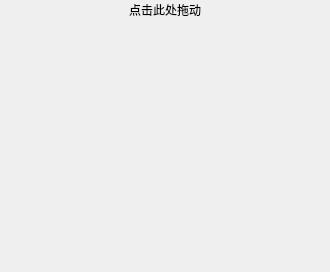
<?xml version="1.0" encoding="UTF-8"?>
<ui version="4.0">
 <class>CAreaCaptureFrameClass</class>
 <widget class="QWidget" name="CAreaCaptureFrameClass">
  <property name="geometry">
   <rect>
    <x>0</x>
    <y>0</y>
    <width>330</width>
    <height>272</height>
   </rect>
  </property>
  <property name="windowTitle">
   <string>CAreaCaptureFrame</string>
  </property>
  <layout class="QVBoxLayout" name="verticalLayout">
   <property name="spacing">
    <number>0</number>
   </property>
   <property name="leftMargin">
    <number>0</number>
   </property>
   <property name="topMargin">
    <number>0</number>
   </property>
   <property name="rightMargin">
    <number>0</number>
   </property>
   <property name="bottomMargin">
    <number>0</number>
   </property>
   <item>
    <layout class="QHBoxLayout" name="horizontalLayout">
     <item>
      <spacer name="horizontalSpacer">
       <property name="orientation">
        <enum>Qt::Horizontal</enum>
       </property>
       <property name="sizeHint" stdset="0">
        <size>
         <width>40</width>
         <height>20</height>
        </size>
       </property>
      </spacer>
     </item>
     <item>
      <widget class="CHandleLabel" name="label">
       <property name="sizePolicy">
        <sizepolicy hsizetype="Preferred" vsizetype="Minimum">
         <horstretch>0</horstretch>
         <verstretch>0</verstretch>
        </sizepolicy>
       </property>
       <property name="minimumSize">
        <size>
         <width>200</width>
         <height>20</height>
        </size>
       </property>
       <property name="maximumSize">
        <size>
         <width>16777215</width>
         <height>20</height>
        </size>
       </property>
       <property name="text">
        <string>点击此处拖动</string>
       </property>
       <property name="alignment">
        <set>Qt::AlignCenter</set>
       </property>
       <property name="margin">
        <number>0</number>
       </property>
      </widget>
     </item>
     <item>
      <spacer name="horizontalSpacer_2">
       <property name="orientation">
        <enum>Qt::Horizontal</enum>
       </property>
       <property name="sizeHint" stdset="0">
        <size>
         <width>40</width>
         <height>20</height>
        </size>
       </property>
      </spacer>
     </item>
    </layout>
   </item>
   <item>
    <widget class="CAreaCaptureRect" name="widget_rect" native="true">
     <property name="sizePolicy">
      <sizepolicy hsizetype="Preferred" vsizetype="Expanding">
       <horstretch>0</horstretch>
       <verstretch>0</verstretch>
      </sizepolicy>
     </property>
    </widget>
   </item>
  </layout>
 </widget>
 <layoutdefault spacing="6" margin="11"/>
 <customwidgets>
  <customwidget>
   <class>CHandleLabel</class>
   <extends>QLabel</extends>
   <header>HandleLabel.h</header>
  </customwidget>
  <customwidget>
   <class>CAreaCaptureRect</class>
   <extends>QWidget</extends>
   <header>AreaCaptureRect.h</header>
   <container>1</container>
  </customwidget>
 </customwidgets>
 <resources/>
 <connections/>
</ui>
